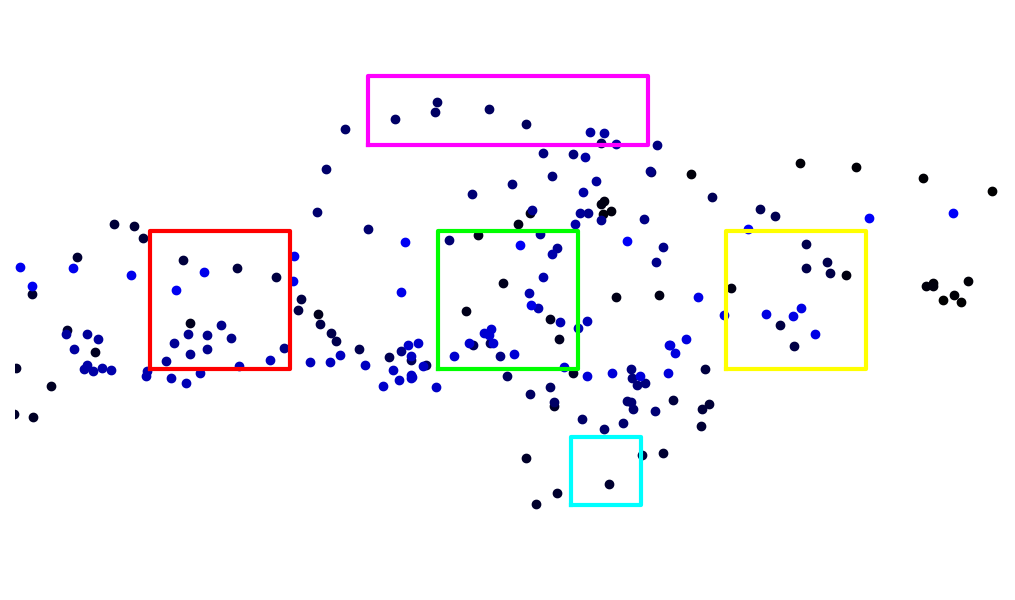
#> input picture analysis/data/gaze_plots/tests/veratest0.png, 1015 x 600 px, given in place of j_complex_1_0.png, which was not available
$ jupyter execute --allow-errors preprocessing_and_init_analysis.ipynb   (text cells are left out)
#> lines starting #> are read from the running program, lines starting #| are printed output that depends on the picture
[cell 1]
import base64
import pandas as pd
import numpy as np
import matplotlib.pyplot as plt
import pprint
import json
import seaborn as sns
import re
import os

from shapely.geometry import Point
from shapely.geometry.polygon import Polygon

# [45 lines left out: functions compute_polygon, count_gaze, count_toggles, not called in this run]

def merge_msgs_coords(coords):
    coords['available_msgs'] = {'height': coords['msg1']['height'], 'width': coords['msg4']['x'] + coords['msg4']['width'] - coords['msg1']['x'], 'x': coords['msg1']['x'], 'y': coords['msg1']['y']}
    return coords

pp = pprint.PrettyPrinter(indent=4)

dict_list_columns = ['objs', 'msgsOrder', 'calibrationPrecision', 'gaze', 'coordinates', 'deviceInfo']
df_name = 'final_experiment'

[cell 2]
remove_negative_gaze = False
filter_blacklist = True

blacklist = ['65ec84d7abc1df34e678abe1', '600a3f4dfab4f005387beff6', '63d1412396ee4fa133b52643', # invalid data
             '6711572aa22f0638a3f67bd6', '672cb407e8fe02325f9515e9', '677551520baf8b896f43f4a2', '6658c4239af9537eefdfbcc9'  # accuracy on unambiguous trials < 0.75
             ]
#> (the rest of this cell did not finish here and is left out)

#> (a cell that did not finish here is left out)

[cell 4]
# [23 lines of commented-out code are left out]

#> (a cell that did not finish here is left out)

#> (a cell that did not finish here is left out)

#> (a cell that did not finish here is left out)

#> (a cell that did not finish here is left out)

#> (a cell that did not finish here is left out)

[cell 10]
from PIL import Image

img = Image.open('/home/gatemrou/uds/thesis/Thesis-Project/analysis/data/gaze_plots/tests/complex/0/j/j_complex_1_0.png', 'r')
#> img is the input picture: PIL image 1015x600 RGBA; mean R, G, B, A 247.5, 246.8, 249, 255
img.resize((128, 128))
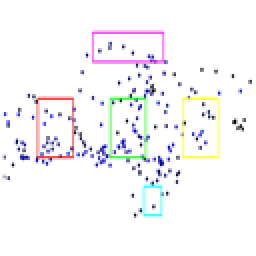
#> Out: PIL image 128x128 RGBA (shown 2 times larger); mean R, G, B, A 247.1, 246.3, 248.7, 255


$ run again, on analysis/scanpath_classification/tree_visualizations/tree_classifier_prop_complex.png
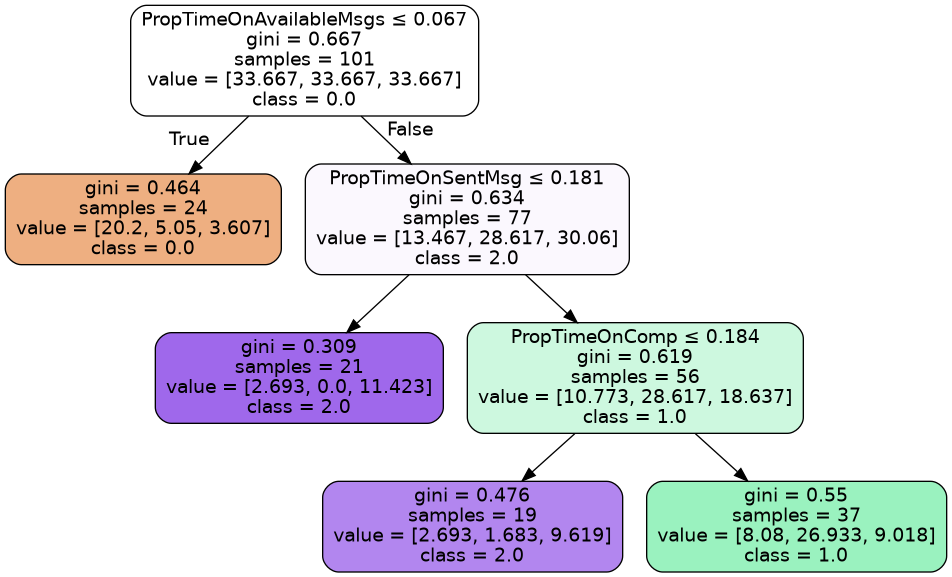
#> input picture analysis/scanpath_classification/tree_visualizations/tree_classifier_prop_complex.png, 952 x 577 px, given in place of j_complex_1_0.png, which was not available
#> img is the input picture: PIL image 952x577 RGB; mean R, G, B 225.7, 225.2, 230.1
#> `img.resize((128, 128))`:
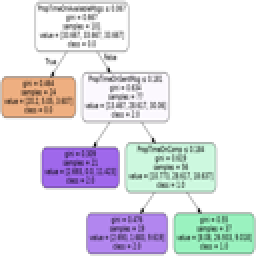
#> Out: PIL image 128x128 RGB (shown 2 times larger); mean R, G, B 225.4, 224.9, 229.7
